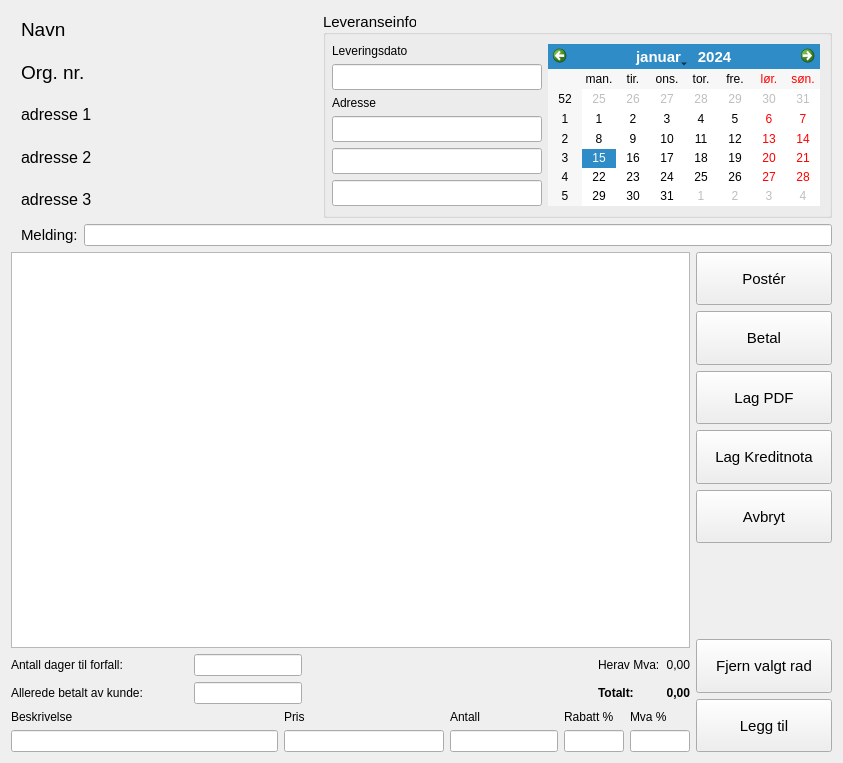
<?xml version="1.0" encoding="UTF-8"?>
<ui version="4.0">
 <class>Form</class>
 <widget class="QWidget" name="Form">
  <property name="geometry">
   <rect>
    <x>0</x>
    <y>0</y>
    <width>843</width>
    <height>763</height>
   </rect>
  </property>
  <property name="windowTitle">
   <string>Form</string>
  </property>
  <layout class="QVBoxLayout" name="verticalLayout">
   <item>
    <layout class="QHBoxLayout" name="horizontalLayout_3">
     <item>
      <layout class="QVBoxLayout" name="verticalLayout_3">
       <property name="leftMargin">
        <number>10</number>
       </property>
       <property name="rightMargin">
        <number>225</number>
       </property>
       <item>
        <widget class="QLabel" name="label_3">
         <property name="font">
          <font>
           <pointsize>14</pointsize>
          </font>
         </property>
         <property name="text">
          <string>Navn</string>
         </property>
        </widget>
       </item>
       <item>
        <widget class="QLabel" name="label_4">
         <property name="font">
          <font>
           <pointsize>14</pointsize>
          </font>
         </property>
         <property name="text">
          <string>Org. nr.</string>
         </property>
        </widget>
       </item>
       <item>
        <widget class="QLabel" name="label_5">
         <property name="font">
          <font>
           <pointsize>12</pointsize>
          </font>
         </property>
         <property name="text">
          <string>adresse 1</string>
         </property>
        </widget>
       </item>
       <item>
        <widget class="QLabel" name="label_6">
         <property name="font">
          <font>
           <pointsize>12</pointsize>
          </font>
         </property>
         <property name="text">
          <string>adresse 2</string>
         </property>
        </widget>
       </item>
       <item>
        <widget class="QLabel" name="label_7">
         <property name="font">
          <font>
           <pointsize>12</pointsize>
          </font>
         </property>
         <property name="text">
          <string>adresse 3</string>
         </property>
        </widget>
       </item>
      </layout>
     </item>
     <item>
      <widget class="QGroupBox" name="groupBox">
       <property name="sizePolicy">
        <sizepolicy hsizetype="Preferred" vsizetype="Maximum">
         <horstretch>0</horstretch>
         <verstretch>200</verstretch>
        </sizepolicy>
       </property>
       <property name="font">
        <font>
         <pointsize>11</pointsize>
        </font>
       </property>
       <property name="title">
        <string>Leveranseinfo</string>
       </property>
       <property name="alignment">
        <set>Qt::AlignLeading|Qt::AlignLeft|Qt::AlignVCenter</set>
       </property>
       <layout class="QGridLayout" name="gridLayout">
        <property name="leftMargin">
         <number>6</number>
        </property>
        <item row="1" column="0">
         <layout class="QHBoxLayout" name="horizontalLayout_2">
          <item>
           <layout class="QVBoxLayout" name="verticalLayout_2">
            <item>
             <widget class="QLabel" name="label">
              <property name="font">
               <font>
                <pointsize>9</pointsize>
               </font>
              </property>
              <property name="text">
               <string>Leveringsdato</string>
              </property>
             </widget>
            </item>
            <item>
             <widget class="QLineEdit" name="lineEdit">
              <property name="readOnly">
               <bool>true</bool>
              </property>
             </widget>
            </item>
            <item>
             <widget class="QLabel" name="label_2">
              <property name="font">
               <font>
                <pointsize>9</pointsize>
               </font>
              </property>
              <property name="text">
               <string>Adresse</string>
              </property>
             </widget>
            </item>
            <item>
             <widget class="QLineEdit" name="lineEdit_2"/>
            </item>
            <item>
             <widget class="QLineEdit" name="lineEdit_3"/>
            </item>
            <item>
             <widget class="QLineEdit" name="lineEdit_4"/>
            </item>
           </layout>
          </item>
          <item>
           <widget class="QCalendarWidget" name="calendarWidget">
            <property name="font">
             <font>
              <pointsize>9</pointsize>
             </font>
            </property>
            <property name="locale">
             <locale language="NorwegianBokmal" country="Norway"/>
            </property>
           </widget>
          </item>
         </layout>
        </item>
       </layout>
      </widget>
     </item>
    </layout>
   </item>
   <item>
    <layout class="QHBoxLayout" name="horizontalLayout_4">
     <property name="leftMargin">
      <number>10</number>
     </property>
     <item>
      <widget class="QLabel" name="label_8">
       <property name="font">
        <font>
         <pointsize>11</pointsize>
        </font>
       </property>
       <property name="text">
        <string>Melding:</string>
       </property>
      </widget>
     </item>
     <item>
      <widget class="QLineEdit" name="lineEdit_5"/>
     </item>
    </layout>
   </item>
   <item>
    <layout class="QHBoxLayout" name="horizontalLayout_5" stretch="5,1">
     <item>
      <layout class="QVBoxLayout" name="verticalLayout_6">
       <item>
        <widget class="QTreeView" name="treeView"/>
       </item>
       <item>
        <layout class="QHBoxLayout" name="horizontalLayout">
         <item>
          <layout class="QVBoxLayout" name="verticalLayout_4">
           <item>
            <layout class="QHBoxLayout" name="horizontalLayout_6">
             <item>
              <widget class="QLabel" name="label_9">
               <property name="text">
                <string>Antall dager til forfall:</string>
               </property>
              </widget>
             </item>
             <item>
              <spacer name="horizontalSpacer_2">
               <property name="orientation">
                <enum>Qt::Horizontal</enum>
               </property>
               <property name="sizeHint" stdset="0">
                <size>
                 <width>40</width>
                 <height>20</height>
                </size>
               </property>
              </spacer>
             </item>
             <item>
              <widget class="QLineEdit" name="lineEdit_6"/>
             </item>
            </layout>
           </item>
           <item>
            <layout class="QHBoxLayout" name="horizontalLayout_7">
             <item>
              <widget class="QLabel" name="label_10">
               <property name="text">
                <string>Allerede betalt av kunde:</string>
               </property>
              </widget>
             </item>
             <item>
              <spacer name="horizontalSpacer_3">
               <property name="orientation">
                <enum>Qt::Horizontal</enum>
               </property>
               <property name="sizeHint" stdset="0">
                <size>
                 <width>40</width>
                 <height>20</height>
                </size>
               </property>
              </spacer>
             </item>
             <item>
              <widget class="QLineEdit" name="lineEdit_7"/>
             </item>
            </layout>
           </item>
          </layout>
         </item>
         <item>
          <spacer name="horizontalSpacer">
           <property name="orientation">
            <enum>Qt::Horizontal</enum>
           </property>
           <property name="sizeHint" stdset="0">
            <size>
             <width>40</width>
             <height>20</height>
            </size>
           </property>
          </spacer>
         </item>
         <item>
          <layout class="QVBoxLayout" name="verticalLayout_7">
           <item>
            <layout class="QHBoxLayout" name="horizontalLayout_8">
             <item>
              <widget class="QLabel" name="label_12">
               <property name="text">
                <string>Herav Mva:</string>
               </property>
              </widget>
             </item>
             <item>
              <widget class="QLabel" name="label_11">
               <property name="text">
                <string>0,00</string>
               </property>
               <property name="alignment">
                <set>Qt::AlignRight|Qt::AlignTrailing|Qt::AlignVCenter</set>
               </property>
              </widget>
             </item>
            </layout>
           </item>
           <item>
            <layout class="QHBoxLayout" name="horizontalLayout_9">
             <item>
              <widget class="QLabel" name="label_14">
               <property name="font">
                <font>
                 <weight>75</weight>
                 <bold>true</bold>
                </font>
               </property>
               <property name="text">
                <string>Totalt:</string>
               </property>
              </widget>
             </item>
             <item>
              <widget class="QLabel" name="label_13">
               <property name="font">
                <font>
                 <weight>75</weight>
                 <bold>true</bold>
                </font>
               </property>
               <property name="text">
                <string>0,00</string>
               </property>
               <property name="alignment">
                <set>Qt::AlignRight|Qt::AlignTrailing|Qt::AlignVCenter</set>
               </property>
              </widget>
             </item>
            </layout>
           </item>
          </layout>
         </item>
        </layout>
       </item>
       <item>
        <layout class="QHBoxLayout" name="horizontalLayout_10" stretch="5,3,1,0,0">
         <item>
          <layout class="QVBoxLayout" name="verticalLayout_12">
           <item>
            <widget class="QLabel" name="label_15">
             <property name="text">
              <string>Beskrivelse</string>
             </property>
            </widget>
           </item>
           <item>
            <widget class="QLineEdit" name="lineEdit_8">
             <property name="sizePolicy">
              <sizepolicy hsizetype="Minimum" vsizetype="Fixed">
               <horstretch>250</horstretch>
               <verstretch>0</verstretch>
              </sizepolicy>
             </property>
            </widget>
           </item>
          </layout>
         </item>
         <item>
          <layout class="QVBoxLayout" name="verticalLayout_11">
           <item>
            <widget class="QLabel" name="label_16">
             <property name="text">
              <string>Pris</string>
             </property>
            </widget>
           </item>
           <item>
            <widget class="QLineEdit" name="lineEdit_9">
             <property name="sizePolicy">
              <sizepolicy hsizetype="Minimum" vsizetype="Fixed">
               <horstretch>20</horstretch>
               <verstretch>0</verstretch>
              </sizepolicy>
             </property>
            </widget>
           </item>
          </layout>
         </item>
         <item>
          <layout class="QVBoxLayout" name="verticalLayout_10">
           <item>
            <widget class="QLabel" name="label_17">
             <property name="text">
              <string>Antall</string>
             </property>
            </widget>
           </item>
           <item>
            <widget class="QLineEdit" name="lineEdit_10">
             <property name="sizePolicy">
              <sizepolicy hsizetype="Minimum" vsizetype="Fixed">
               <horstretch>20</horstretch>
               <verstretch>0</verstretch>
              </sizepolicy>
             </property>
            </widget>
           </item>
          </layout>
         </item>
         <item>
          <layout class="QVBoxLayout" name="verticalLayout_9">
           <item>
            <widget class="QLabel" name="label_18">
             <property name="text">
              <string>Rabatt %</string>
             </property>
            </widget>
           </item>
           <item>
            <widget class="QLineEdit" name="lineEdit_11">
             <property name="sizePolicy">
              <sizepolicy hsizetype="Minimum" vsizetype="Fixed">
               <horstretch>20</horstretch>
               <verstretch>0</verstretch>
              </sizepolicy>
             </property>
             <property name="maximumSize">
              <size>
               <width>60</width>
               <height>16777215</height>
              </size>
             </property>
            </widget>
           </item>
          </layout>
         </item>
         <item>
          <layout class="QVBoxLayout" name="verticalLayout_8">
           <item>
            <widget class="QLabel" name="label_19">
             <property name="maximumSize">
              <size>
               <width>50</width>
               <height>16777215</height>
              </size>
             </property>
             <property name="text">
              <string>Mva %</string>
             </property>
            </widget>
           </item>
           <item>
            <widget class="QLineEdit" name="lineEdit_12">
             <property name="sizePolicy">
              <sizepolicy hsizetype="Minimum" vsizetype="Fixed">
               <horstretch>20</horstretch>
               <verstretch>0</verstretch>
              </sizepolicy>
             </property>
             <property name="maximumSize">
              <size>
               <width>60</width>
               <height>300</height>
              </size>
             </property>
            </widget>
           </item>
          </layout>
         </item>
        </layout>
       </item>
      </layout>
     </item>
     <item>
      <layout class="QVBoxLayout" name="verticalLayout_5" stretch="0,0,0,0,0,0,0,0">
       <item>
        <widget class="QPushButton" name="pushButton_2">
         <property name="sizePolicy">
          <sizepolicy hsizetype="Minimum" vsizetype="Expanding">
           <horstretch>0</horstretch>
           <verstretch>0</verstretch>
          </sizepolicy>
         </property>
         <property name="font">
          <font>
           <pointsize>11</pointsize>
          </font>
         </property>
         <property name="text">
          <string>Postér</string>
         </property>
        </widget>
       </item>
       <item>
        <widget class="QPushButton" name="pushButton_3">
         <property name="sizePolicy">
          <sizepolicy hsizetype="Minimum" vsizetype="Expanding">
           <horstretch>0</horstretch>
           <verstretch>0</verstretch>
          </sizepolicy>
         </property>
         <property name="font">
          <font>
           <pointsize>11</pointsize>
          </font>
         </property>
         <property name="text">
          <string>Betal</string>
         </property>
        </widget>
       </item>
       <item>
        <widget class="QPushButton" name="pushButton">
         <property name="sizePolicy">
          <sizepolicy hsizetype="Minimum" vsizetype="Expanding">
           <horstretch>0</horstretch>
           <verstretch>0</verstretch>
          </sizepolicy>
         </property>
         <property name="font">
          <font>
           <pointsize>11</pointsize>
          </font>
         </property>
         <property name="text">
          <string>Lag PDF</string>
         </property>
        </widget>
       </item>
       <item>
        <widget class="QPushButton" name="pushButton_5">
         <property name="sizePolicy">
          <sizepolicy hsizetype="Minimum" vsizetype="Expanding">
           <horstretch>0</horstretch>
           <verstretch>0</verstretch>
          </sizepolicy>
         </property>
         <property name="font">
          <font>
           <pointsize>11</pointsize>
          </font>
         </property>
         <property name="text">
          <string>Lag Kreditnota</string>
         </property>
        </widget>
       </item>
       <item>
        <widget class="QPushButton" name="pushButton_4">
         <property name="sizePolicy">
          <sizepolicy hsizetype="Minimum" vsizetype="Expanding">
           <horstretch>0</horstretch>
           <verstretch>0</verstretch>
          </sizepolicy>
         </property>
         <property name="font">
          <font>
           <pointsize>11</pointsize>
          </font>
         </property>
         <property name="text">
          <string>Avbryt</string>
         </property>
        </widget>
       </item>
       <item>
        <spacer name="verticalSpacer">
         <property name="orientation">
          <enum>Qt::Vertical</enum>
         </property>
         <property name="sizeType">
          <enum>QSizePolicy::Maximum</enum>
         </property>
         <property name="sizeHint" stdset="0">
          <size>
           <width>20</width>
           <height>90</height>
          </size>
         </property>
        </spacer>
       </item>
       <item>
        <widget class="QPushButton" name="pushButton_6">
         <property name="sizePolicy">
          <sizepolicy hsizetype="Minimum" vsizetype="Expanding">
           <horstretch>0</horstretch>
           <verstretch>0</verstretch>
          </sizepolicy>
         </property>
         <property name="font">
          <font>
           <pointsize>11</pointsize>
          </font>
         </property>
         <property name="text">
          <string>Fjern valgt rad</string>
         </property>
        </widget>
       </item>
       <item>
        <widget class="QPushButton" name="pushButton_7">
         <property name="sizePolicy">
          <sizepolicy hsizetype="Minimum" vsizetype="Expanding">
           <horstretch>0</horstretch>
           <verstretch>0</verstretch>
          </sizepolicy>
         </property>
         <property name="font">
          <font>
           <pointsize>11</pointsize>
          </font>
         </property>
         <property name="text">
          <string>Legg til</string>
         </property>
        </widget>
       </item>
      </layout>
     </item>
    </layout>
   </item>
  </layout>
 </widget>
 <resources/>
 <connections/>
</ui>
